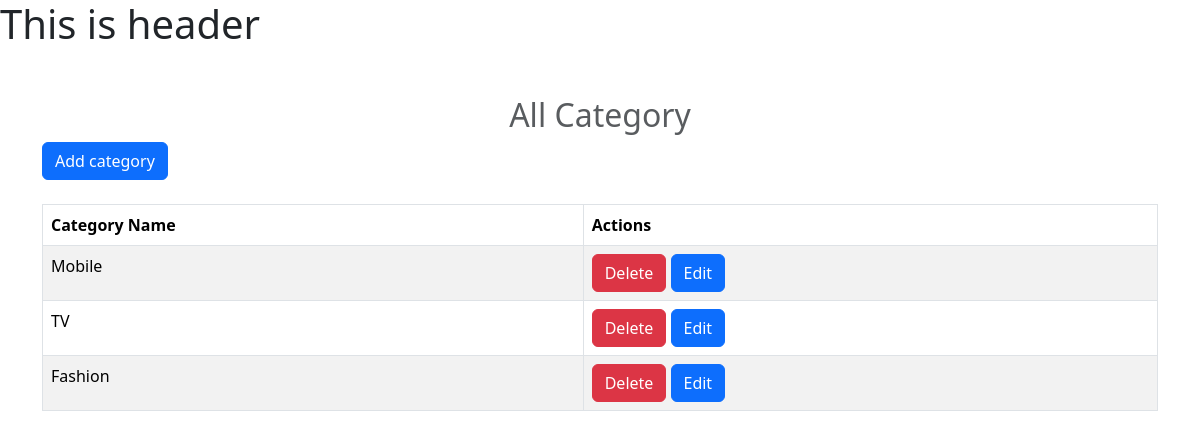
/product/category-list/, run on an earlier commit of the app's database.
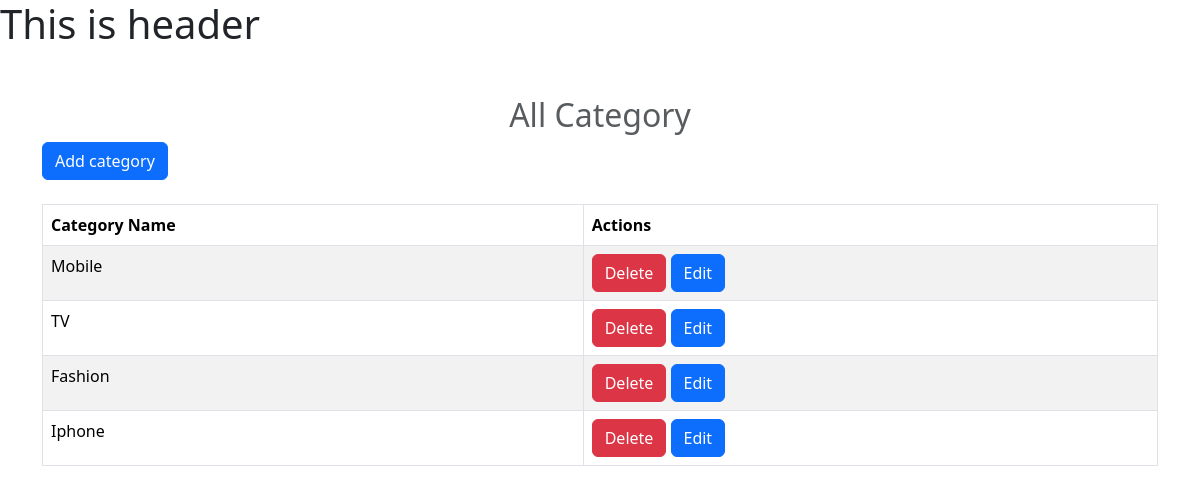
And on a later commit of the database.
### product/models.py (models this page shows, shortened)
class Category(models.Model):
    category_name = models.CharField(max_length=100)
    description = models.TextField(blank=True, null=True)
    created_at = models.DateTimeField(auto_now_add=True)
    updated_at = models.DateTimeField(auto_now=True)
    class Meta:
        verbose_name_plural = "Categories"

### product/views.py (the view)
# urls.py: path('category-list/',views.get_all_categories, name="category_list"),
def get_all_categories(request):
    categories = Category.objects.all()
    return render(request, "product/category_list.html",{
        "categories": categories,
        "is_empty": len(categories) <= 0
    })

### product/templates/product/category_list.html (shortened to what this page needs)
<!doctype html>
{% extends "base.html" %}
{% block main_content %}
    <div class="container mt-5">
      <h2 class="text-center text-muted">All Category</h2>
      <div class="mb-4">
        <a href="{% url 'add_category' %}" class="btn btn-primary">Add category</a>
      </div>
      {% if is_empty%}
        <div class="d-flex mt-4 justify-content-center">
          <div class="col-md-4 p-4 shadow rounded">
            <h1 class="text-danger">No Items Found</h1>
            <p>Please add category.</p>
          </div>
        </div>
      {% else %}
      <table class="table table-striped table-bordered">
        <thead>
          <tr>
            <th scope="col">Category Name</th>
            <th scope="col">Actions</th>
          </tr>
        </thead>
        <tbody>
          {% for item in categories %}
          <tr>
            <td>{{item.category_name}}</td>
            <td>
              <a href="{% url 'delete_category' item.id %}" class="btn btn-danger">Delete</a>
              <a href="{% url 'edit_category' item.id %}" class="btn btn-primary">Edit</a>
            </td>
          </tr>
          {% endfor %}
        </tbody>
      </table>
      {% endif %}
    </div>
{% endblock %}

What changed in the data, as far as the page shows it:
added Category: category_name "Iphone"
